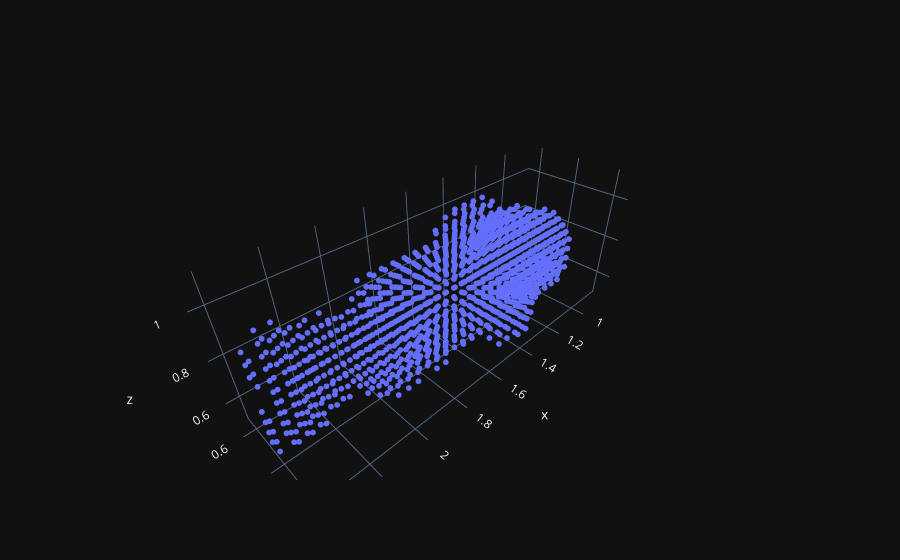

The notebook cell saved with this chart:
### Code cell
tools.show(tools.plot_3d_point_cloud(voxel_mesh.reshape(-1, 3).cpu().detach().numpy()))

### Figure 1 — Plotly figure (JSON) as saved in the notebook; plotly's stock layout.template omitted (floating-point values rounded to 4 significant figures; data arrays with more than 128 entries replaced by an {"elided": "..."} marker saying what was removed)
{"data": [{"marker": {"size": 2}, "mode": "markers", "type": "scatter3d", "x": {"elided": "1424 float values"}, "y": {"elided": "1424 float values"}, "z": {"elided": "1424 float values"}}], "layout": {"scene": {"aspectmode": "data"}}}
